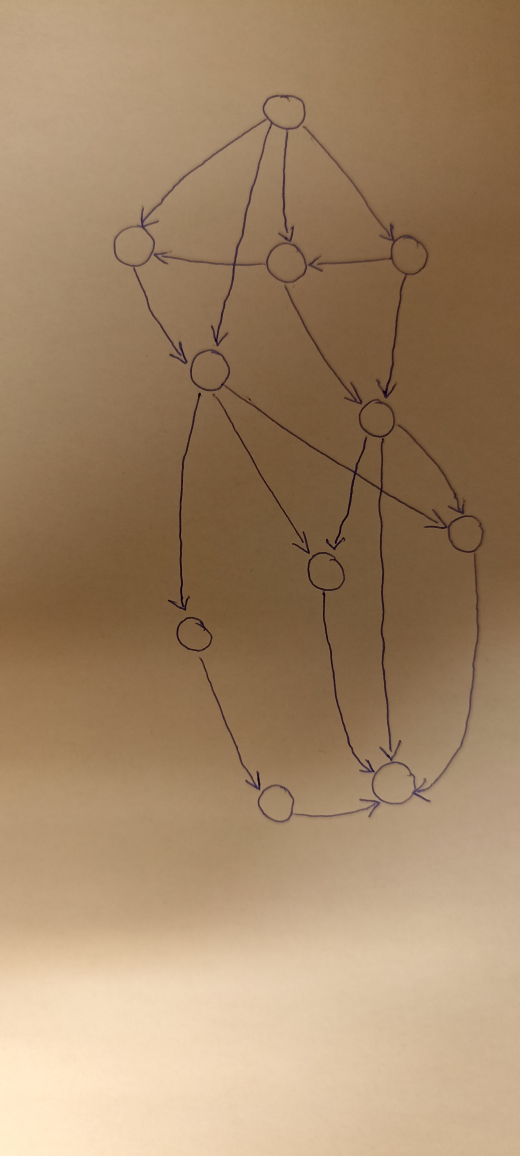
#> input picture tests/obrazki_testowe/testy_inz/recznie_rys/skierowane/t1.jpg, 2080 x 4624 px (shown at 1/4 size)
$ python -i preprocessing.py   (imports and definitions only)
#> lines starting #> are read from the running program, lines starting #| are printed output that depends on the picture
#> further down, picture is the input picture: shape (4624, 2080, 3); mean B, G, R 104, 135.1, 163.2
import cv2 as cv
import numpy as np

from .share import *

# [47 lines left out: functions preprocess, extend_binary, resize, not called in this run]

def convert_to_grayscale(image, in_img_type = UserParams.InImgType.PHOTO_IMG, bg_brightness = None):
    """
    convert BGR image to grayscale image
    represent background by bright color (white) and graph by dark (black)
    """

    grayscale_img = cv.cvtColor(image, cv.COLOR_BGR2GRAY)
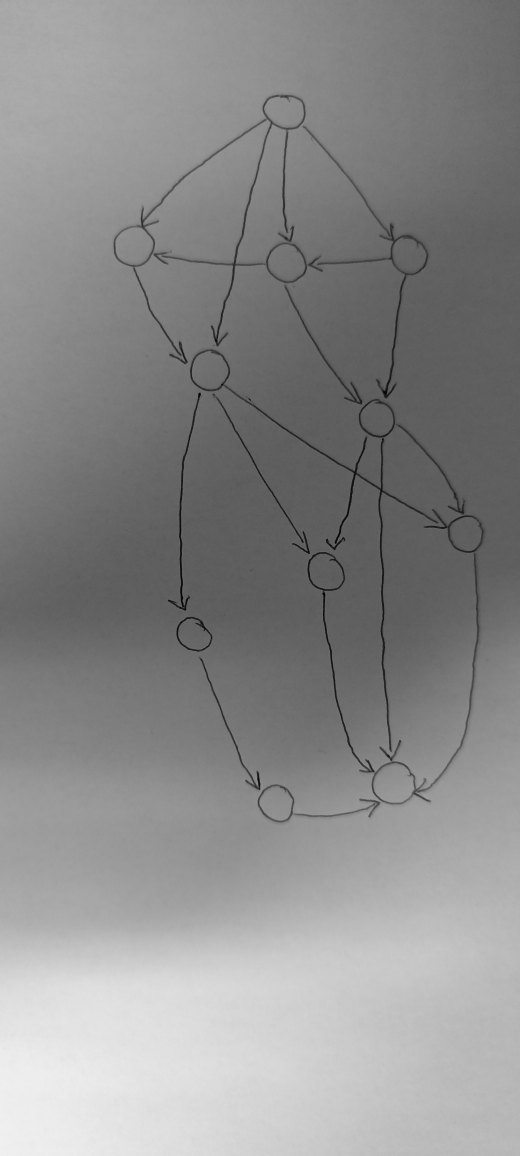
#> grayscale_img: shape (4624, 2080) (shown at 1/4 size); min 2, max 244, mean 140

    if not bg_brightness:
        mean_brightness = np.average(grayscale_img)
#> mean_brightness = 140
        median_brightness = np.median(grayscale_img)
#> median_brightness = 132

        min_brightness = np.min(grayscale_img)
#> min_brightness = 2
        max_brightness = np.max(grayscale_img)
#> max_brightness = 244
        minmax_avg_brightness = min_brightness/2 + max_brightness/2
#> minmax_avg_brightness = 123

        if in_img_type == UserParams.InImgType.PHOTO_IMG:
            if median_brightness < mean_brightness:
                grayscale_img = cv.bitwise_not(grayscale_img)
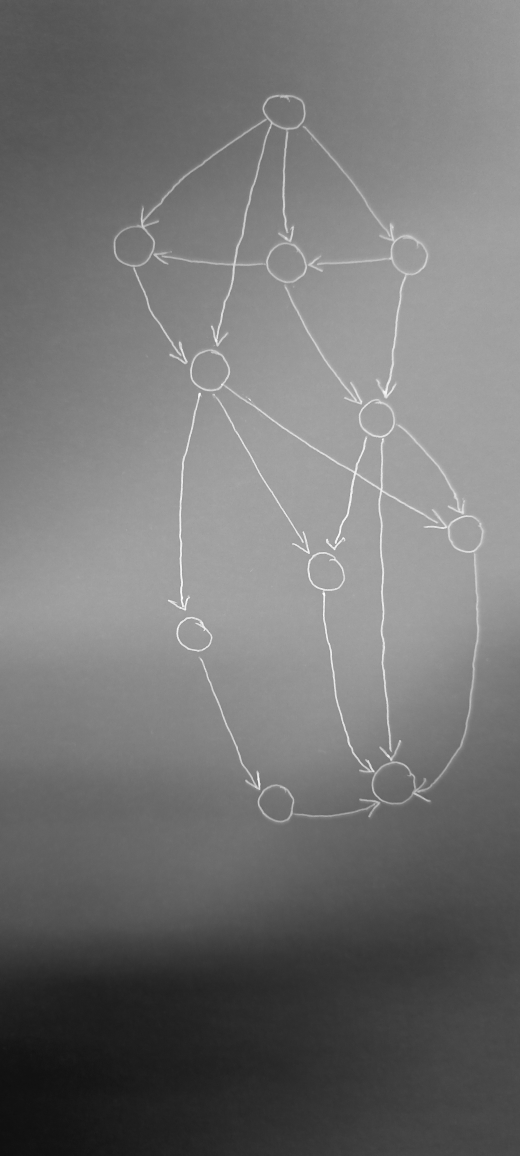
#> grayscale_img: shape (4624, 2080) (shown at 1/4 size); min 11, max 253, mean 115

        if in_img_type == UserParams.InImgType.COMPUTER_IMG:
            if median_brightness < minmax_avg_brightness:
                grayscale_img = cv.bitwise_not(grayscale_img)
    else:
        if bg_brightness == UserParams.BgBrightness.BG_DARK:
            grayscale_img = cv.bitwise_not(grayscale_img)

    return grayscale_img

# [54 lines left out: functions grayscale_denoising, convert_to_binary, binary_denoising, not called in this run]

>>> import cv2
>>> picture = cv2.imread('../../tests/obrazki_testowe/testy_inz/recznie_rys/skierowane/t1.jpg')
>>> result = convert_to_grayscale(picture)
